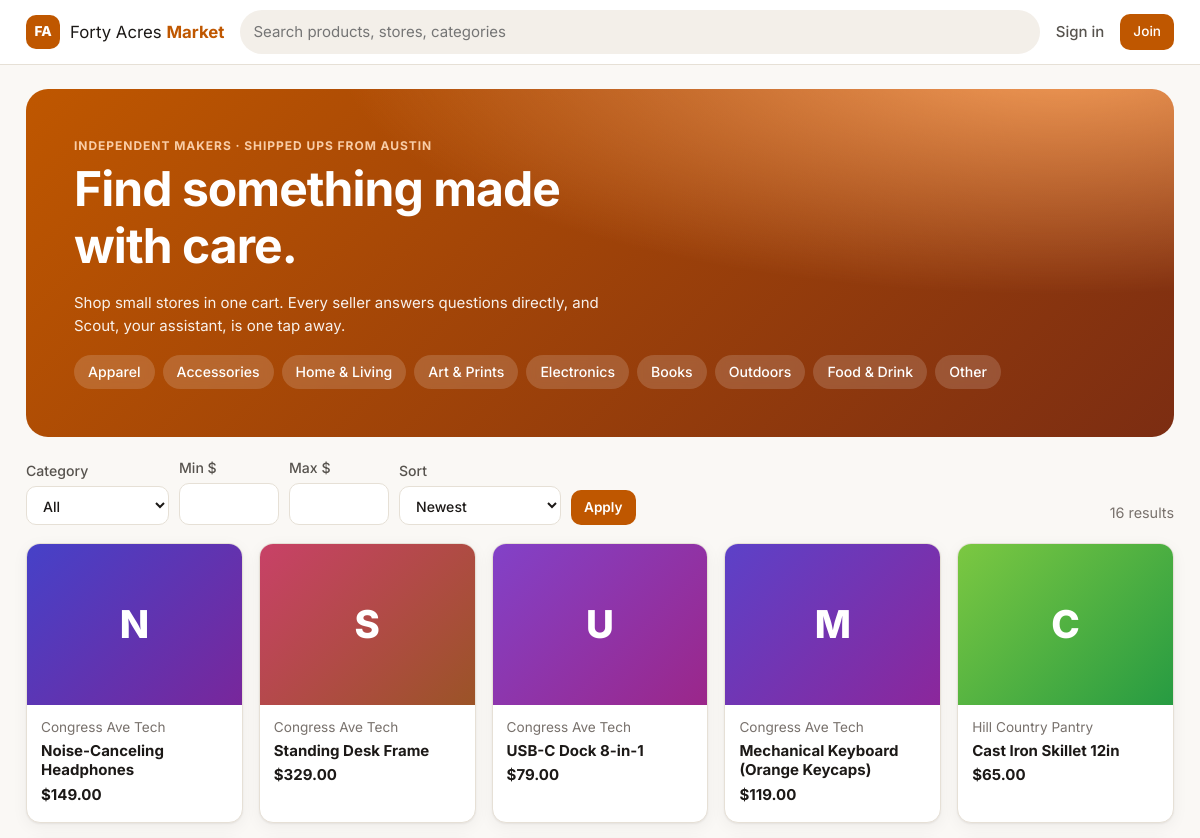
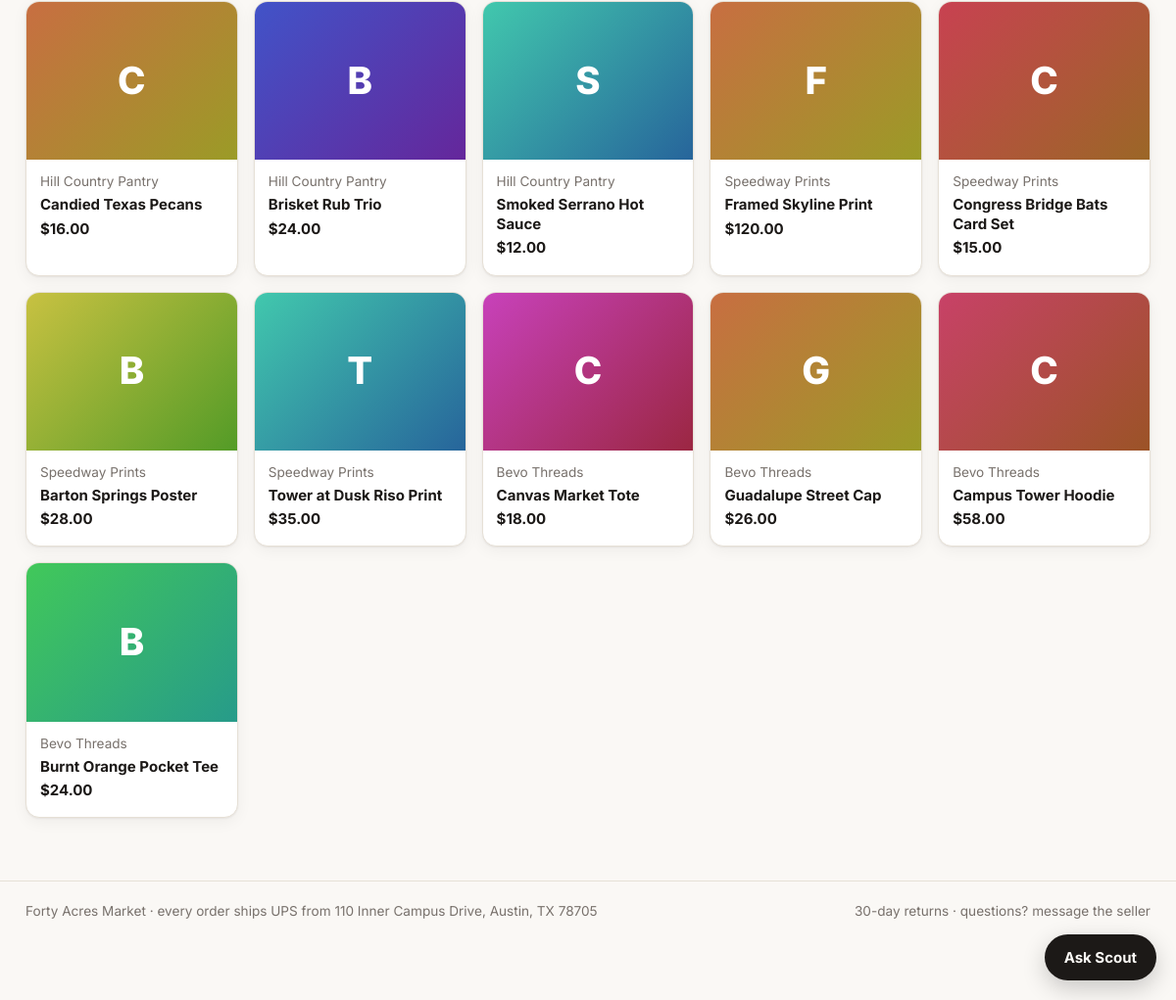
The page / on the database its author committed (2 pictures, top to bottom).
### tables this page shows
CREATE TABLE products (
    id INTEGER PRIMARY KEY,
    store_id INTEGER NOT NULL REFERENCES stores(id),
    name TEXT NOT NULL,
    description TEXT NOT NULL DEFAULT '',
    category TEXT NOT NULL,
    price_cents INTEGER NOT NULL CHECK (price_cents > 0),
    stock INTEGER NOT NULL CHECK (stock >= 0),
    weight_lb REAL NOT NULL CHECK (weight_lb > 0),
    length_in REAL NOT NULL CHECK (length_in > 0),
    width_in REAL NOT NULL CHECK (width_in > 0),
    height_in REAL NOT NULL CHECK (height_in > 0),
    image TEXT,
    is_active INTEGER NOT NULL DEFAULT 1,
    created_at TEXT NOT NULL DEFAULT (datetime('now'))
);

CREATE TABLE stores (
    id INTEGER PRIMARY KEY,
    seller_id INTEGER NOT NULL UNIQUE REFERENCES users(id),
    name TEXT NOT NULL UNIQUE COLLATE NOCASE,
    description TEXT NOT NULL DEFAULT '',
    is_active INTEGER NOT NULL DEFAULT 1,
    created_at TEXT NOT NULL DEFAULT (datetime('now'))
);

CREATE TABLE settings (
    key TEXT PRIMARY KEY,
    value TEXT NOT NULL
);

### app.py (the view)
@app.route("/")
def index():
    args = request.args
    q = text("q", "Search", required=False, max_len=100, src=args)
    category = text("category", required=False, src=args)
    if category and category not in CATEGORIES:
        raise BadInput("Unknown category.")
    sort = text("sort", required=False, src=args) or "new"
    if sort not in SORTS:
        raise BadInput("Unknown sort order.")
    page = num("page", lo=1, hi=1000, cast=int, required=False, default=1, src=args)
    min_p = num("min", "Minimum price", lo=0, hi=1e6, required=False, src=args)
    max_p = num("max", "Maximum price", lo=0, hi=1e6, required=False, src=args)
    store_id = num("store", "Store", lo=1, hi=2**31, cast=int, required=False, src=args)
    store = None
    if store_id:
        store = get_db().execute("SELECT * FROM stores WHERE id = ? AND is_active = 1", (store_id,)).fetchone()
        if not store:
            abort(404, "That store doesn't exist or is closed.")
    products, total = search_products(
        q, category, store_id,
        None if min_p is None else round(min_p * 100), None if max_p is None else round(max_p * 100),
        sort, PAGE_SIZE, (page - 1) * PAGE_SIZE)
    pages = max(1, -(-total // PAGE_SIZE))
    return render_template("index.html", products=products, total=total, page=page, pages=pages,
                           q=q, category=category, sort=sort, min_p=min_p, max_p=max_p, store=store)

### app.py (called while the page is built, shortened)
def text(name, label=None, *, required=True, max_len=200, pattern=None, src=None):
    src = _src() if src is None else src
    raw = src.get(name)
    if isinstance(raw, (dict, list, bool)):
        raw = None
    value = "" if raw is None else str(raw).strip()
    label = label or name.replace("_", " ").capitalize()
    if not value:
        if required:
            raise BadInput(f"{label} is required.")
        return ""
    if len(value) > max_len:
        raise BadInput(f"{label} must be at most {max_len} characters.")
    if pattern and not re.fullmatch(pattern, value):
        raise BadInput(f"{label} is not valid.")
    return value

def num(name, label=None, *, lo, hi, cast=float, required=True, default=None, src=None):
    label = label or name.replace("_", " ").capitalize()
    value = text(name, label, required=required, max_len=24, src=src)
    if not value:
        return default

@app.before_request
def load_user():
    g.user = None
    uid = session.get("uid")
    if uid:
        user = get_db().execute("SELECT * FROM users WHERE id = ?", (uid,)).fetchone()
        if user and user["is_active"]:
            g.user = user
        else:
            session.clear()  # deactivated accounts are signed out on their next request

@app.before_request
def csrf_protect():
    if request.method in ("POST", "PUT", "PATCH", "DELETE"):
        if wants_json() and request.is_json:
            return
        token = request.form.get("csrf_token") or request.headers.get("X-CSRF-Token") or ""
        expected = session.get("csrf")
        if not expected or not secrets.compare_digest(token, expected):
            abort(400, "Your session expired or the form is stale (CSRF check failed). Reload and try again.")

def csrf_token():
    if "csrf" not in session:
        session["csrf"] = secrets.token_urlsafe(32)
    return session["csrf"]

@app.after_request
def security_headers(resp):
    resp.headers.setdefault("X-Content-Type-Options", "nosniff")
    resp.headers.setdefault("X-Frame-Options", "DENY")
    resp.headers.setdefault("Referrer-Policy", "same-origin")
    resp.headers.setdefault(
        "Content-Security-Policy",
        "default-src 'self'; script-src 'self'; style-src 'self' 'unsafe-inline' https://fonts.googleapis.com; "
        "font-src https://fonts.gstatic.com; img-src 'self' data:; frame-ancestors 'none'")
    return resp

@app.template_filter("money")
def money_filter(c):
    return f"${(c or 0) / 100:,.2f}"

### templates/index.html (shortened to what this page needs)
{% extends "base.html" %}
{% from "_macros.html" import thumb with context %}
{% block content %}
{% if store %}
  <section class="hero hero-store">
    <p class="eyebrow">Store</p>
    <h1>{{ store.name }}</h1>
    <p>{{ store.description or 'An independent seller on Forty Acres Market.' }}</p>
  </section>
{% elif not q and not category and page == 1 %}
  <section class="hero">
    <p class="eyebrow">Independent makers · shipped UPS from Austin</p>
    <h1>Find something made with care.</h1>
    <p>Shop small stores in one cart. Every seller answers questions directly, and Scout, your assistant, is one tap away.</p>
    <div class="chips">
      {% for c in categories %}<a class="chip" href="{{ url_for('index', category=c) }}">{{ c }}</a>{% endfor %}
    </div>
  </section>
{% endif %}
<form class="filters" method="get" action="{{ url_for('index') }}">
  <label>Category
    <select name="category">
      <option value="">All</option>
    </select>
  </label>
  <label>Min $ <input type="number" name="min" min="0" step="0.01" value="{{ min_p if min_p is not none }}"></label>
  <label>Max $ <input type="number" name="max" min="0" step="0.01" value="{{ max_p if max_p is not none }}"></label>
  <label>Sort
    <select name="sort">
      {% for k, v in [('new', 'Newest'), ('popular', 'Best selling'), ('price_asc', 'Price: low to high'), ('price_desc', 'Price: high to low')] %}
        <option value="{{ k }}" {{ 'selected' if k == sort }}>{{ v }}</option>
      {% endfor %}
    </select>
  </label>
  <button class="btn btn-sm">Apply</button>
  <span class="muted result-count">{{ total }} result{{ '' if total == 1 else 's' }}{% if q %} for “{{ q }}”{% endif %}</span>
</form>
{% if products %}
<div class="grid">
  {% for p in products %}
  <a class="card product-card" href="{{ url_for('product', pid=p.id) }}">
    {{ thumb(p) }}
    <div class="product-meta">
      <span class="muted small">{{ p.store_name }}</span>
      <b class="product-name">{{ p.name }}</b>
      <span class="price">{{ p.price_cents|money }}</span>
    </div>
  </a>
  {% endfor %}
</div>
{% else %}
  <section class="empty">
    <h2>No products match that yet.</h2>
    <p class="muted">Try a broader search, or ask Scout in the corner for ideas.</p>
  </section>
{% endif %}
{% endblock %}

### templates/base.html (shortened to what this page needs)
<!doctype html>
<html lang="en">
<head>
  <link rel="stylesheet" href="{{ url_for('static', filename='style.css') }}">
</head>
<body>
<header class="topbar">
  <div class="container topbar-inner">
    <a class="brand" href="{{ url_for('index') }}"><span class="brand-mark">FA</span><span>Forty Acres <b>Market</b></span></a>
    <form class="search" action="{{ url_for('index') }}" method="get" role="search">
      <input type="search" name="q" value="{{ request.args.get('q', '') }}" placeholder="Search products, stores, categories" aria-label="Search" maxlength="100">
    </form>
    <nav class="nav">
      {% if not g.user %}
        <a href="{{ url_for('login') }}">Sign in</a>
        <a class="btn btn-sm" href="{{ url_for('register') }}">Join</a>
      {% endif %}
    </nav>
  </div>
</header>
<main class="container">
  {% block content %}{% endblock %}
</main>
<footer class="footer">
  <div class="container">
    <span>Forty Acres Market · every order ships UPS from 110 Inner Campus Drive, Austin, TX 78705</span>
    <span>{{ settings.return_window_days }}-day returns · questions? message the seller</span>
  </div>
</footer>
{% if not g.user or g.user.role == 'customer' %}
<button class="chat-fab" id="chat-open" aria-controls="chat" aria-expanded="false">Ask Scout</button>
{% endif %}
</body>
</html>

### templates/_macros.html (shortened to what this page needs)
{% macro thumb(p, cls='thumb') -%}
  {% if p.image %}<img class="{{ cls }}" src="{{ url_for('static', filename='uploads/' ~ p.image) }}" alt="{{ p.name }}" loading="lazy">
  {% else %}<div class="{{ cls }} placeholder" style="--h: {{ (p.name|length * 37) % 360 }}" aria-hidden="true">{{ p.name[:1] }}</div>{% endif %}
{%- endmacro %}

### rows shown on the page
products: {{ (p.name|length * 37) % 360 }} 242 (drawn), name "N", store_name "Congress Ave Tech", name "Noise-Canceling Headphones", price_cents "$149.00"
products: {{ (p.name|length * 37) % 360 }} 343 (drawn), name "S", store_name "Congress Ave Tech", name "Standing Desk Frame", price_cents "$329.00"
products: {{ (p.name|length * 37) % 360 }} 269 (drawn), name "U", store_name "Congress Ave Tech", name "USB-C Dock 8-in-1", price_cents "$79.00"
products: {{ (p.name|length * 37) % 360 }} 252 (drawn), name "M", store_name "Congress Ave Tech", name "Mechanical Keyboard (Orange Keycaps)", price_cents "$119.00"
products: {{ (p.name|length * 37) % 360 }} 94 (drawn), name "C", store_name "Hill Country Pantry", name "Cast Iron Skillet 12in", price_cents "$65.00"
products: {{ (p.name|length * 37) % 360 }} 20 (drawn), name "C", store_name "Hill Country Pantry", name "Candied Texas Pecans", price_cents "$16.00"
products: {{ (p.name|length * 37) % 360 }} 232 (drawn), name "B", store_name "Hill Country Pantry", name "Brisket Rub Trio", price_cents "$24.00"
products: {{ (p.name|length * 37) % 360 }} 168 (drawn), name "S", store_name "Hill Country Pantry", name "Smoked Serrano Hot Sauce", price_cents "$12.00"
products: {{ (p.name|length * 37) % 360 }} 20 (drawn), name "F", store_name "Speedway Prints", name "Framed Skyline Print", price_cents "$120.00"
products: {{ (p.name|length * 37) % 360 }} 353 (drawn), name "C", store_name "Speedway Prints", name "Congress Bridge Bats Card Set", price_cents "$15.00"
products: {{ (p.name|length * 37) % 360 }} 57 (drawn), name "B", store_name "Speedway Prints", name "Barton Springs Poster", price_cents "$28.00"
products: {{ (p.name|length * 37) % 360 }} 168 (drawn), name "T", store_name "Speedway Prints", name "Tower at Dusk Riso Print", price_cents "$35.00"
products: {{ (p.name|length * 37) % 360 }} 306 (drawn), name "C", store_name "Bevo Threads", name "Canvas Market Tote", price_cents "$18.00"
products: {{ (p.name|length * 37) % 360 }} 20 (drawn), name "G", store_name "Bevo Threads", name "Guadalupe Street Cap", price_cents "$26.00"
products: {{ (p.name|length * 37) % 360 }} 343 (drawn), name "C", store_name "Bevo Threads", name "Campus Tower Hoodie", price_cents "$58.00"
products: {{ (p.name|length * 37) % 360 }} 131 (drawn), name "B", store_name "Bevo Threads", name "Burnt Orange Pocket Tee", price_cents "$24.00"
settings: return_window_days "30"

### other values the page prints
{{ c }} "Apparel" "Accessories" "Home & Living" "Art & Prints" "Electronics" "Books" "Outdoors" "Food & Drink" "Other"
{{ total }} "16"
{{ '' if total == 1 else 's' }} "s"
form field sort "Newest"
